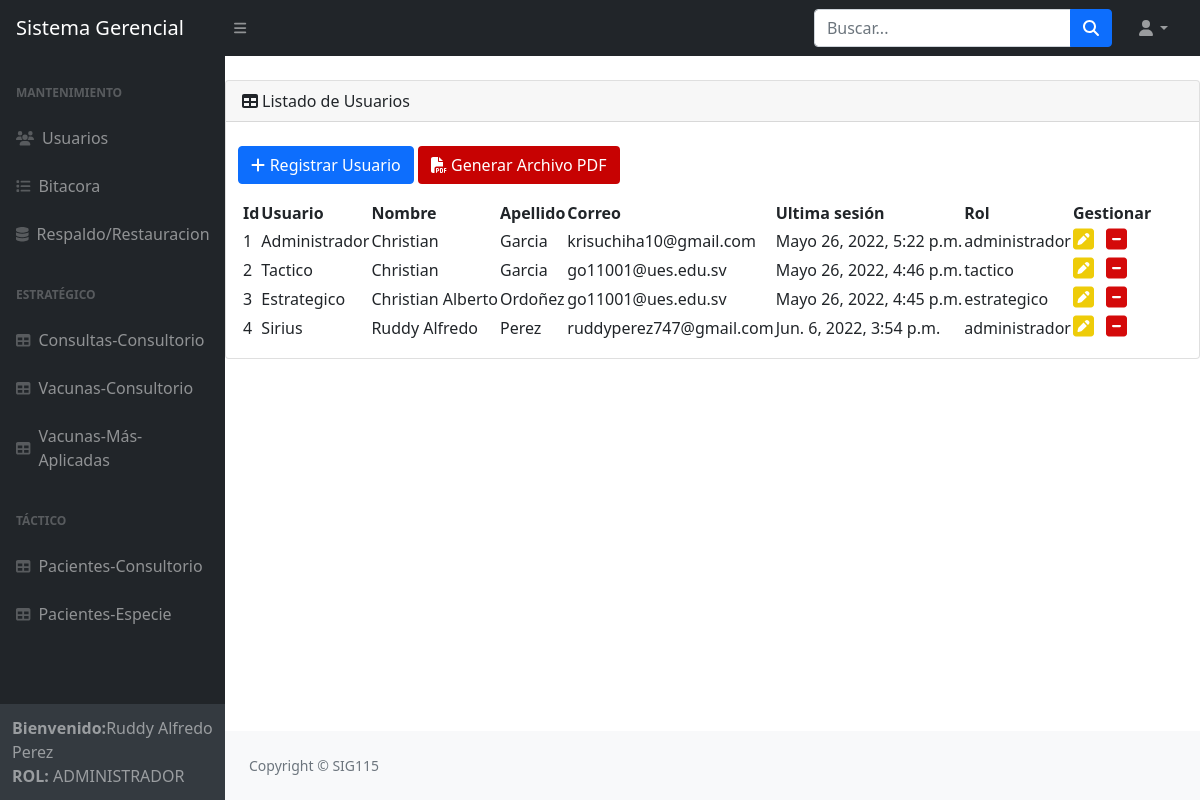
The page /usuario/listarUsuario (signed in) on the database as committed earlier.
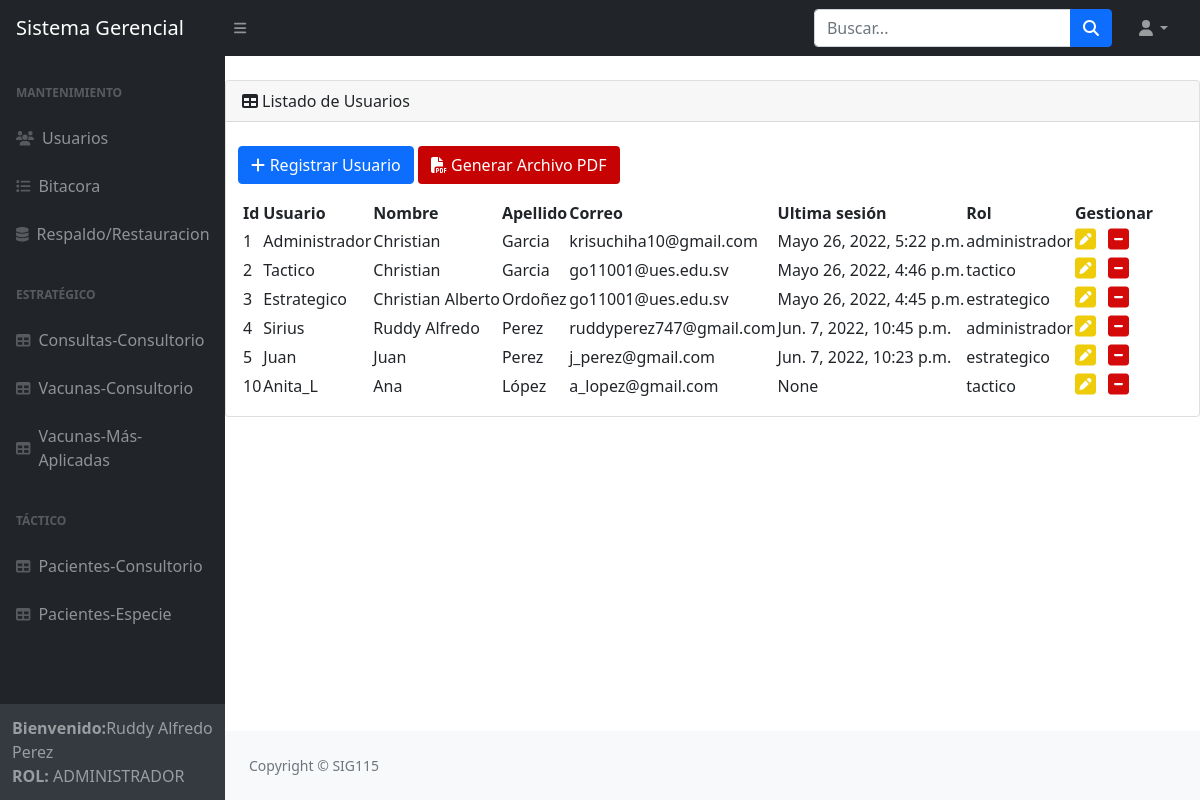
The same page on the database as committed later.
### SistemaGerencial/models.py (models this page shows)
class User(AbstractUser):
    ROL = (('administrador','Administrador'),('estrategico', 'Estrategico'), ('tactico', 'Tactico'))
    rol = models.CharField(max_length=20, choices=ROL, blank=True, help_text='')

### SistemaGerencial/views.py (the view)
# urls.py: path('usuario/listarUsuario', listarUsuario, name="listarUsuario"),
def listarUsuario(request):
    usuarios = User.objects.all()
    data = {
        'usuarios': usuarios,
    }
    if request.user is not None and request.user.is_superuser == 1 or request.user.rol == 'administrador':
        return render(request, 'usuario/listarUsuario.html', data)
    else:
        return render(request, 'usuario/401.html')

### SistemaGerencial/templates/usuario/listarUsuario.html (shortened to what this page needs)
{% extends 'base.html' %}
{% load static %}
{% block content %}
    <div class="container-fluid px-4">
    </div>
        <div class="card mb-4">
            <div class="card-header">
                <i class="fas fa-table me-1"></i>Listado de Usuarios
            </div>&nbsp;
            <div class="d-flex justify-content start">&nbsp;&nbsp;&nbsp;
                <a class="btn btn-primary" href="{% url 'registrarUsuario' %}" ><i class="fa fa-plus" aria-hidden="true"></i> Registrar Usuario</a>&nbsp;
                <a href="{% url 'reporte_Usuarios' %}" class="btn" style="color:white; background-color:rgb(199, 2, 2)"><i class="fa fa-file-pdf" aria-hidden="true"></i>  Generar Archivo PDF</a>
            </div>
            <div class="card-body">
                <table id="datatablesSimple">
                    <thead>
                        <tr>
                            <th>Id</th>
                            <th>Usuario</th>
                            <th>Nombre</th>
                            <th>Apellido</th>
                            <th>Correo</th>
                            <th>Ultima sesión</th>
                            <th>Rol</th>
                            <th>Gestionar</th>
                        </tr>
                    </thead>
                    <tbody>
                        {% for usuario in usuarios %}
                        <tr>
                            <td>{{ usuario.id }}</td>
                            <td>{{ usuario.username }}</td>
                            <td>{{ usuario.first_name }}</td>
                            <td>{{ usuario.last_name }}</td>
                            <td>{{ usuario.email }}</td>
                            <td>{{ usuario.last_login }}</td>
                            <td>{{ usuario.rol }}</td>
                            <td> <a href="{% url 'editarUsuario' usuario.id %}"><i class="fa fa-pencil-square fa-2x" aria-hidden="true" style="font-size:24px;color:rgb(238, 204, 9);text-shadow:2px 2px 4px #000000;"></i></a>&nbsp;&nbsp;
                                <a href="#" onclick="eliminarUsuario({{ usuario.id }})"><i class="fa fa-minus-square fa-2x" aria-hidden="true" style="font-size:24px;color:rgb(212, 10, 10);text-shadow:2px 2px 4px #000000;"></i></a>
                            </td>
                        </tr>
                        {%endfor%}
                    </tbody>
                </table>
            </div>
        </div>
{% endblock content%}

### SistemaGerencial/templates/base.html (shortened to what this page needs)
<!DOCTYPE html>
<html lang="en">
    <head>
        <link href="https://cdn.jsdelivr.net/npm/simple-datatables@latest/dist/style.css" rel="stylesheet" />
        {% load static %}
		<link rel="stylesheet" href="{% static 'css/styles.css' %}">
    </head>
    <body class="sb-nav-fixed">
        <nav class="sb-topnav navbar navbar-expand navbar-dark bg-dark">
            <a class="navbar-brand ps-3" href="{% url 'index'%}">Sistema Gerencial</a>
            <button class="btn btn-link btn-sm order-1 order-lg-0 me-4 me-lg-0" id="sidebarToggle" href="#!"><i class="fas fa-bars"></i></button>
            <form class="d-none d-md-inline-block form-inline ms-auto me-0 me-md-3 my-2 my-md-0">
                <div class="input-group">
                    <input class="form-control" type="text" placeholder="Buscar..." aria-label="Search for..." aria-describedby="btnNavbarSearch" />
                    <button class="btn btn-primary" id="btnNavbarSearch" type="button"><i class="fas fa-search"></i></button>
                </div>
            </form>
            <ul class="navbar-nav ms-auto ms-md-0 me-3 me-lg-4">
                <li class="nav-item dropdown">
                    <a class="nav-link dropdown-toggle" id="navbarDropdown" href="#" role="button" data-bs-toggle="dropdown" aria-expanded="false"><i class="fas fa-user fa-fw"></i></a>
                </li>
            </ul>
        </nav>
        <div id="layoutSidenav">
            <div id="layoutSidenav_nav">
                <nav class="sb-sidenav accordion sb-sidenav-dark" id="sidenavAccordion">
                    <div class="sb-sidenav-menu">
                        <div class="nav">
                            <div class="sb-sidenav-menu-heading">Mantenimiento</div>
                            <a class="nav-link" href="{% url 'listarUsuario'%}">
                                <div class="sb-nav-link-icon"><i class="fa fa-users"></i></div>
                                Usuarios
                            </a>
                            <a class="nav-link" href="{% url 'listado_bitacora'%}">
                                <div class="sb-nav-link-icon"><i class="fa fa-list"></i></div>
                                Bitacora
                            </a>
                            <a class="nav-link" href="{% url 'respaldo_restauracion'%}">
                                <div class="sb-nav-link-icon"><i class="fa fa-database"></i></div>
                                Respaldo/Restauracion
                            </a>
                            <div class="sb-sidenav-menu-heading">Estratégico</div>
                            <a class="nav-link" href="{% url 'consultas_consultorio'%}">
                                <div class="sb-nav-link-icon"><i class="fas fa-table"></i></div>
                                Consultas-Consultorio
                            </a>
                            <a class="nav-link" href="{% url 'vacunas_consultorio'%}">
                                <div class="sb-nav-link-icon"><i class="fas fa-table"></i></div>
                                Vacunas-Consultorio
                            </a>
                            <a class="nav-link" href="{% url 'vacunas_populares_consultorio'%}">
                                <div class="sb-nav-link-icon"><i class="fas fa-table"></i></div>
                                Vacunas-Más-Aplicadas
                            </a>
                            <div class="sb-sidenav-menu-heading">Táctico</div>
                            <a class="nav-link" href="{% url 'pacientes_consultorio'%}">
                                <div class="sb-nav-link-icon"><i class="fas fa-table"></i></div>
                                Pacientes-Consultorio
                            </a>
                            <a class="nav-link" href="{% url 'pacientes_especie_consultorio'%}">
                                <div class="sb-nav-link-icon"><i class="fas fa-table"></i></div>
                                Pacientes-Especie
                            </a>
                        </div>
                    </div>
                    <div class="sb-sidenav-footer">
                        {% if request.user.is_authenticated %}
                        <div><strong>Bienvenido:</strong>{{user.first_name}} {{user.last_name}}</div>
                            <div><strong>ROL: </strong>{{user.rol.upper}} </div>
                    </div>
			            {% endif %}
                </nav>
            </div>
            <div id="layoutSidenav_content">
                {% block content %}{% endblock content%}
                <footer class="py-4 bg-light mt-auto">
                    <div class="container-fluid px-4">
                        <div class="d-flex align-items-start justify-content-start small">
                            <div class="text-muted">Copyright &copy; SIG115</div>
                        </div>
                    </div>
                </footer>
            </div>
        </div>
    </body>
</html>

Rows that differ between the two databases and show on the page:
changed User "Sirius": last_login "Jun. 6, 2022, 3:54 p.m." → "Jun. 7, 2022, 10:45 p.m."
added User: id "5", username "Juan", first_name "Juan", last_name "Perez", email "j_perez@gmail.com", last_login "Jun. 7, 2022, 10:23 p.m.", rol "estrategico"
added User: id "10", username "Anita_L", first_name "Ana", last_name "López", email "a_lopez@gmail.com", last_login "None", rol "tactico"
